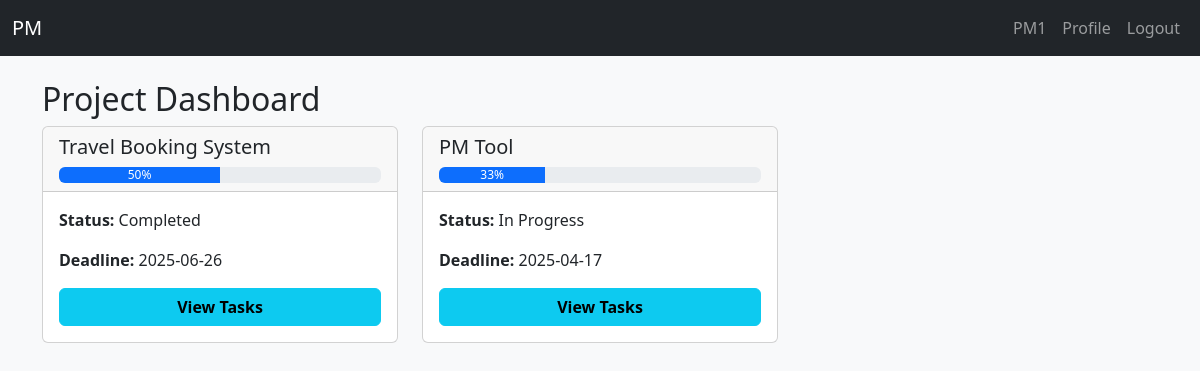
The app's page /projects/dashboard (signed in) with its own data.
### app/models.py (models this page shows, shortened)
class User(UserMixin, db.Model):
    __tablename__ = 'users'
    id = db.Column(db.Integer, primary_key=True)
    name = db.Column(db.String(150), nullable=False)
    phone = db.Column(db.String(20))
    email = db.Column(db.String(120), unique=True, nullable=False)
    password_hash = db.Column(db.String(256), nullable=False)
    role = db.Column(db.String(20), default='team_member')  # 'admin', 'project_manager', 'team_member'

class Project(db.Model):
    __tablename__ = 'projects'
    id = db.Column(db.Integer, primary_key=True)
    name = db.Column(db.String(150), nullable=False)
    description = db.Column(db.Text)
    deadline = db.Column(db.Date)
    status = db.Column(db.String(50), default='Not Started')  # Not Started, In Progress, Completed
    manager_id = db.Column(db.Integer, db.ForeignKey('users.id'))
    manager = db.relationship('User', backref='managed_projects')
    members = db.relationship('User', secondary='project_members', backref='projects')

### app/project/routes.py (the view)
@project.route('/dashboard')
@login_required
def project_dashboard():
    if current_user.role == 'admin':
        projects = Project.query.all()
    elif current_user.role == 'project_manager':
        projects = Project.query.filter_by(manager_id=current_user.id).all()
    else:
        projects = current_user.projects
    project_data = []
    for project in projects:
        total_tasks = len(project.tasks)
        completed_tasks = len([task for task in project.tasks if task.status.lower() == 'completed'])
        percent_complete = int((completed_tasks / total_tasks) * 100) if total_tasks > 0 else 0
        project_data.append({
            'project': project,
            'percent_complete': percent_complete
        })
    return render_template('project/dashboard_project.html', projects=project_data)

### app/templates/project/dashboard_project.html (shortened to what this page needs)
{% extends 'layout.html' %}
{% block content %}
<h2>Project Dashboard</h2>
<div class="row">
    {% for project in projects %}
        <div class="col-md-4 mb-4">
            <div class="card">
                <div class="card-header">
                    <h5 class="card-title">{{ project.project.name }}</h5>
                    <div class="progress">
                        <div class="progress-bar" role="progressbar" style="width: {{ project.percent_complete }}%;" aria-valuenow="{{ project.percent_complete }}" aria-valuemin="0" aria-valuemax="100">
                            {{ project.percent_complete }}%
                        </div>
                    </div>
                </div>
                <div class="card-body">
                    <p><strong>Status:</strong> {{ project.project.status }}</p>
                    <p><strong>Deadline:</strong> {{ project.project.deadline.strftime('%Y-%m-%d') if project.project.deadline else "N/A" }}</p>
                    <button class="btn btn-info w-100" type="button" data-bs-toggle="collapse" data-bs-target="#tasks-{{ project.project.id }}" aria-expanded="false" aria-controls="tasks-{{ project.project.id }}">
                        View Tasks
                    </button>
                </div>
            </div>
        </div>
    {% endfor %}
</div>
{% endblock %}

### app/templates/layout.html (shortened to what this page needs)
{% set current_user = current_user %}
<!DOCTYPE html>
<html lang="en">
<head>
    <link href="https://cdn.jsdelivr.net/npm/bootstrap@5.3.0/dist/css/bootstrap.min.css" rel="stylesheet">
</head>
<body class="bg-light">
    <nav class="navbar navbar-expand-lg navbar-dark bg-dark">
        <div class="container-fluid">
            <a class="navbar-brand" href="{{ url_for('main.home')}}">PM</a>
            <div class="collapse navbar-collapse" id="navbarNav">
              <ul class="navbar-nav ms-auto">
                {% if current_user.is_authenticated %}
                  <li class="nav-item">
                    <a class="nav-link" href="{{ url_for('main.profile') }}">{{ current_user.name }}</a>
                  </li>
                  <li class="nav-item">
                    <a class="nav-link" href="{{ url_for('main.profile') }}">Profile</a>
                  </li>
                  <li class="nav-item">
                    <a class="nav-link" href="{{ url_for('auth.logout') }}">Logout</a>
                  </li>
                {% else %}
                  <li class="nav-item">
                    <a class="nav-link" href="{{ url_for('auth.login') }}">Login</a>
                  </li>
                {% endif %}
              </ul>
            </div>
          </div>
    </nav>
    <div class="container mt-4">
        {% block content %}{% endblock %}
    </div>
</body>
</html>

### app/templates/project/dashboard_project.html (style rules this page uses)
.collapse { transition: height 0.5s ease; }
.btn-info { font-weight: bold; }

### records on screen
User: name "PM1"
Project: project.name "Travel Booking System", project.status "Completed", project.deadline "2025-06-26"
Project: project.name "PM Tool", project.status "In Progress", project.deadline "2025-04-17"

### other values on screen
{{ project.percent_complete }} "50" "33"
